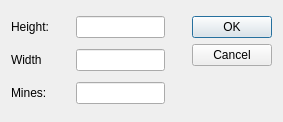
<?xml version="1.0" encoding="UTF-8"?>
<ui version="4.0">
 <class>CustomFieldDialog</class>
 <widget class="QDialog" name="CustomFieldDialog">
  <property name="geometry">
   <rect>
    <x>0</x>
    <y>0</y>
    <width>283</width>
    <height>122</height>
   </rect>
  </property>
  <property name="windowTitle">
   <string>Custom Field</string>
  </property>
  <layout class="QGridLayout" name="gridLayout">
   <item row="2" column="0">
    <widget class="QLabel" name="minesLabel">
     <property name="text">
      <string>Mines:</string>
     </property>
     <property name="buddy">
      <cstring>minesLineEdit</cstring>
     </property>
    </widget>
   </item>
   <item row="1" column="2">
    <widget class="QLineEdit" name="widthLineEdit"/>
   </item>
   <item row="0" column="2">
    <widget class="QLineEdit" name="heightLineEdit"/>
   </item>
   <item row="1" column="1">
    <spacer name="horizontalSpacer_2">
     <property name="orientation">
      <enum>Qt::Horizontal</enum>
     </property>
     <property name="sizeHint" stdset="0">
      <size>
       <width>40</width>
       <height>20</height>
      </size>
     </property>
    </spacer>
   </item>
   <item row="2" column="2">
    <widget class="QLineEdit" name="minesLineEdit"/>
   </item>
   <item row="0" column="4" rowspan="2">
    <widget class="QDialogButtonBox" name="buttonBox">
     <property name="orientation">
      <enum>Qt::Vertical</enum>
     </property>
     <property name="standardButtons">
      <set>QDialogButtonBox::Cancel|QDialogButtonBox::Ok</set>
     </property>
    </widget>
   </item>
   <item row="1" column="0">
    <widget class="QLabel" name="widthLabel">
     <property name="text">
      <string>Width</string>
     </property>
     <property name="buddy">
      <cstring>widthLineEdit</cstring>
     </property>
    </widget>
   </item>
   <item row="0" column="0">
    <widget class="QLabel" name="heightLabel">
     <property name="text">
      <string>Height:</string>
     </property>
     <property name="buddy">
      <cstring>heightLineEdit</cstring>
     </property>
    </widget>
   </item>
   <item row="0" column="1">
    <spacer name="horizontalSpacer">
     <property name="orientation">
      <enum>Qt::Horizontal</enum>
     </property>
     <property name="sizeHint" stdset="0">
      <size>
       <width>40</width>
       <height>20</height>
      </size>
     </property>
    </spacer>
   </item>
   <item row="2" column="1">
    <spacer name="horizontalSpacer_3">
     <property name="orientation">
      <enum>Qt::Horizontal</enum>
     </property>
     <property name="sizeHint" stdset="0">
      <size>
       <width>40</width>
       <height>20</height>
      </size>
     </property>
    </spacer>
   </item>
   <item row="0" column="3">
    <spacer name="horizontalSpacer_4">
     <property name="orientation">
      <enum>Qt::Horizontal</enum>
     </property>
     <property name="sizeHint" stdset="0">
      <size>
       <width>40</width>
       <height>20</height>
      </size>
     </property>
    </spacer>
   </item>
   <item row="1" column="3">
    <spacer name="horizontalSpacer_5">
     <property name="orientation">
      <enum>Qt::Horizontal</enum>
     </property>
     <property name="sizeHint" stdset="0">
      <size>
       <width>40</width>
       <height>20</height>
      </size>
     </property>
    </spacer>
   </item>
  </layout>
 </widget>
 <resources/>
 <connections>
  <connection>
   <sender>buttonBox</sender>
   <signal>accepted()</signal>
   <receiver>CustomFieldDialog</receiver>
   <slot>accept()</slot>
   <hints>
    <hint type="sourcelabel">
     <x>275</x>
     <y>71</y>
    </hint>
    <hint type="destinationlabel">
     <x>157</x>
     <y>274</y>
    </hint>
   </hints>
  </connection>
  <connection>
   <sender>buttonBox</sender>
   <signal>rejected()</signal>
   <receiver>CustomFieldDialog</receiver>
   <slot>reject()</slot>
   <hints>
    <hint type="sourcelabel">
     <x>275</x>
     <y>71</y>
    </hint>
    <hint type="destinationlabel">
     <x>286</x>
     <y>274</y>
    </hint>
   </hints>
  </connection>
 </connections>
</ui>
